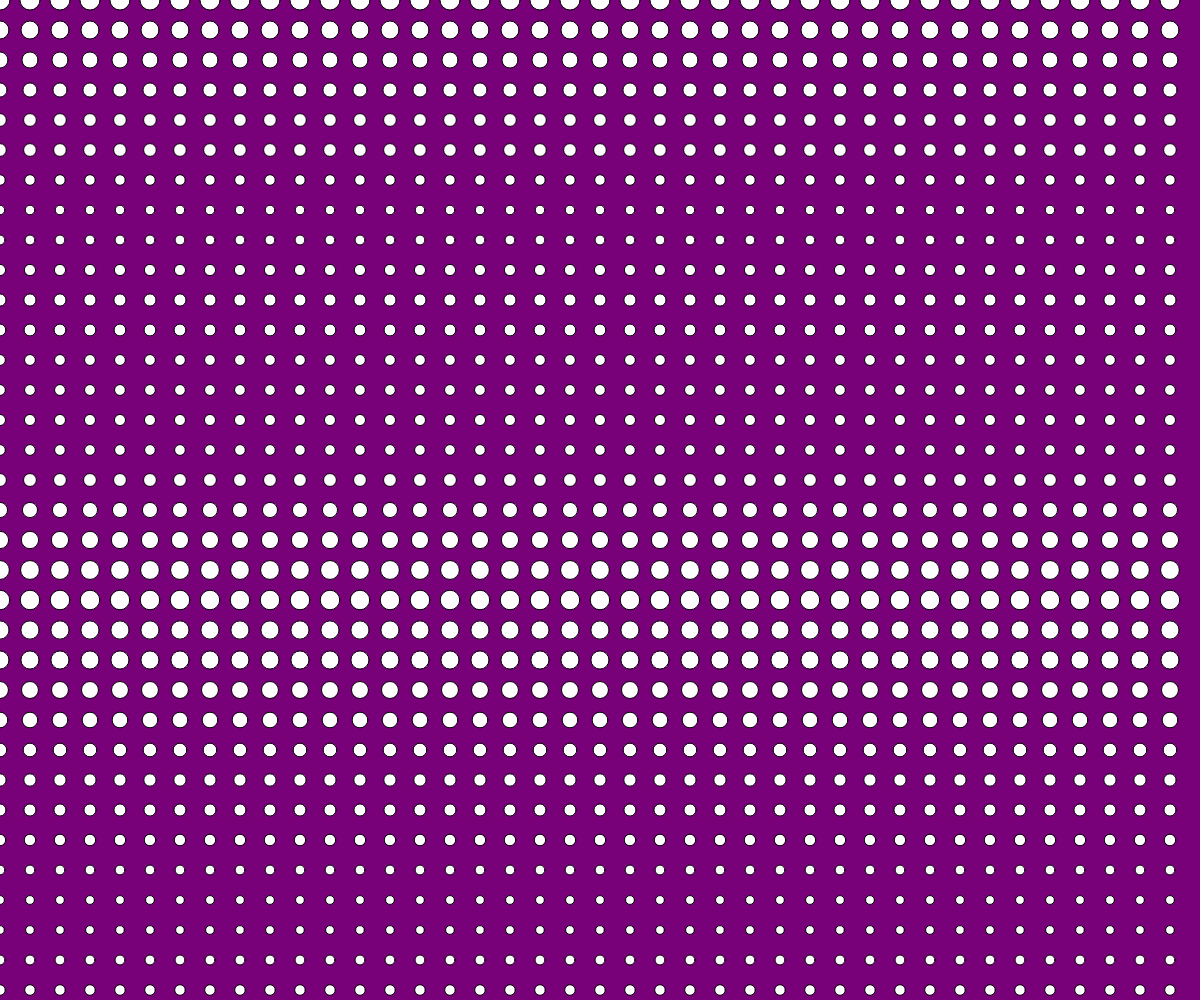
Frame 1 (no input)
Frame 60 (no input): identical to frame 1, image omitted
Frame 120 (the mouse pressed at the canvas centre since frame 60): identical to frame 1, image omitted

The p5.js sketch that drew this single still picture (run headless with seeded random() and noise() and a simulated clock; from frame 60 on, the mouse is pressed at the canvas centre):

// p5.js sketch
// ── sketch.js
let offset = 0.0;


function setup() {
    createCanvas(windowWidth,windowHeight);

//    noLoop();
}

function draw() {
    background(120,0,120);

    for(let i = 0; i < width ; i = i + 30){
      offset = 0.0;
      for (let h = 0; h < height; h = h + 30){

        let dia = noise(offset)*30;
        ellipse(i,h,dia,dia);
        offset = offset + 0.1;

      }
    }





}
